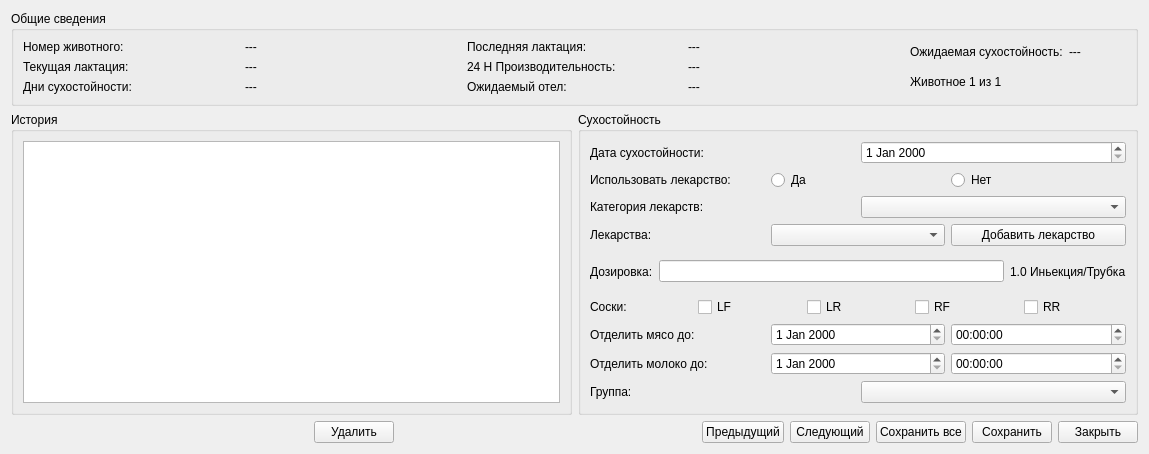
<?xml version="1.0" encoding="UTF-8"?>
<ui version="4.0">
 <class>form_dataentry_dataentry___dry_off__add</class>
 <widget class="QWidget" name="form_dataentry_dataentry___dry_off__add">
  <property name="geometry">
   <rect>
    <x>0</x>
    <y>0</y>
    <width>1149</width>
    <height>454</height>
   </rect>
  </property>
  <property name="windowTitle">
   <string>Form</string>
  </property>
  <layout class="QVBoxLayout" name="verticalLayout_2">
   <item>
    <widget class="QGroupBox" name="groupBox_3">
     <property name="title">
      <string>Общие сведения</string>
     </property>
     <layout class="QHBoxLayout" name="horizontalLayout_3">
      <item>
       <layout class="QVBoxLayout" name="verticalLayout_3">
        <item>
         <widget class="QLabel" name="label_2">
          <property name="text">
           <string>Номер животного:</string>
          </property>
         </widget>
        </item>
        <item>
         <widget class="QLabel" name="label_3">
          <property name="text">
           <string>Текущая лактация:</string>
          </property>
         </widget>
        </item>
        <item>
         <widget class="QLabel" name="label_4">
          <property name="text">
           <string>Дни сухостойности:</string>
          </property>
         </widget>
        </item>
       </layout>
      </item>
      <item>
       <layout class="QVBoxLayout" name="verticalLayout_4">
        <item>
         <widget class="QLabel" name="label_number">
          <property name="text">
           <string>---</string>
          </property>
         </widget>
        </item>
        <item>
         <widget class="QLabel" name="label_current_lactation">
          <property name="text">
           <string>---</string>
          </property>
         </widget>
        </item>
        <item>
         <widget class="QLabel" name="label_days_suhostoinost">
          <property name="text">
           <string>---</string>
          </property>
         </widget>
        </item>
       </layout>
      </item>
      <item>
       <layout class="QVBoxLayout" name="verticalLayout_5">
        <item>
         <widget class="QLabel" name="label_5">
          <property name="text">
           <string>Последняя лактация:</string>
          </property>
         </widget>
        </item>
        <item>
         <widget class="QLabel" name="label_6">
          <property name="text">
           <string>24 H Производительность:</string>
          </property>
         </widget>
        </item>
        <item>
         <widget class="QLabel" name="label_7">
          <property name="text">
           <string>Ожидаемый отел:</string>
          </property>
         </widget>
        </item>
       </layout>
      </item>
      <item>
       <layout class="QVBoxLayout" name="verticalLayout_6">
        <item>
         <widget class="QLabel" name="label_last_lactation">
          <property name="text">
           <string>---</string>
          </property>
         </widget>
        </item>
        <item>
         <widget class="QLabel" name="label_24_H_product">
          <property name="text">
           <string>---</string>
          </property>
         </widget>
        </item>
        <item>
         <widget class="QLabel" name="label_expected_calving">
          <property name="text">
           <string>---</string>
          </property>
         </widget>
        </item>
       </layout>
      </item>
      <item>
       <layout class="QVBoxLayout" name="verticalLayout_7">
        <item>
         <layout class="QHBoxLayout" name="horizontalLayout_2">
          <item>
           <widget class="QLabel" name="label_8">
            <property name="text">
             <string>Ожидаемая сухостойность:</string>
            </property>
           </widget>
          </item>
          <item>
           <widget class="QLabel" name="label_expected_calving_2">
            <property name="text">
             <string>---</string>
            </property>
           </widget>
          </item>
         </layout>
        </item>
        <item>
         <widget class="QLabel" name="label_9">
          <property name="text">
           <string>Животное 1 из 1</string>
          </property>
         </widget>
        </item>
       </layout>
      </item>
     </layout>
    </widget>
   </item>
   <item>
    <layout class="QHBoxLayout" name="horizontalLayout_12">
     <item>
      <widget class="QGroupBox" name="groupBox">
       <property name="title">
        <string>История</string>
       </property>
       <layout class="QVBoxLayout" name="verticalLayout">
        <item>
         <widget class="QTableWidget" name="tableWidget"/>
        </item>
       </layout>
      </widget>
     </item>
     <item>
      <widget class="QGroupBox" name="groupBox_2">
       <property name="title">
        <string>Сухостойность</string>
       </property>
       <layout class="QVBoxLayout" name="verticalLayout_8">
        <item>
         <layout class="QHBoxLayout" name="horizontalLayout">
          <item>
           <widget class="QLabel" name="label">
            <property name="text">
             <string>Дата сухостойности:</string>
            </property>
           </widget>
          </item>
          <item>
           <widget class="QDateEdit" name="dateEdit_dry_off"/>
          </item>
         </layout>
        </item>
        <item>
         <layout class="QHBoxLayout" name="horizontalLayout_6">
          <item>
           <widget class="QLabel" name="label_11">
            <property name="text">
             <string>Использовать лекарство:</string>
            </property>
           </widget>
          </item>
          <item>
           <widget class="QRadioButton" name="radioButton_medicine_yes">
            <property name="text">
             <string>Да</string>
            </property>
           </widget>
          </item>
          <item>
           <widget class="QRadioButton" name="radioButton_medicine_No">
            <property name="text">
             <string>Нет</string>
            </property>
           </widget>
          </item>
         </layout>
        </item>
        <item>
         <layout class="QHBoxLayout" name="horizontalLayout_4">
          <item>
           <widget class="QLabel" name="label_13">
            <property name="text">
             <string>Категория лекарств:</string>
            </property>
           </widget>
          </item>
          <item>
           <widget class="QComboBox" name="comboBox_medicine_category_2"/>
          </item>
         </layout>
        </item>
        <item>
         <layout class="QHBoxLayout" name="horizontalLayout_7">
          <item>
           <widget class="QLabel" name="label_12">
            <property name="text">
             <string>Лекарства:</string>
            </property>
           </widget>
          </item>
          <item>
           <widget class="QComboBox" name="comboBox_medicine"/>
          </item>
          <item>
           <widget class="QPushButton" name="pushButton_add_medicine">
            <property name="text">
             <string>Добавить лекарство</string>
            </property>
           </widget>
          </item>
         </layout>
        </item>
        <item>
         <layout class="QHBoxLayout" name="horizontalLayout_13">
          <item>
           <widget class="QLabel" name="label_17">
            <property name="text">
             <string>Дозировка:</string>
            </property>
           </widget>
          </item>
          <item>
           <widget class="QLineEdit" name="lineEdit_dosage"/>
          </item>
          <item>
           <widget class="QLabel" name="label_10">
            <property name="text">
             <string>1.0 Иньекция/Трубка</string>
            </property>
           </widget>
          </item>
         </layout>
        </item>
        <item>
         <layout class="QHBoxLayout" name="horizontalLayout_8">
          <item>
           <widget class="QLabel" name="label_14">
            <property name="text">
             <string>Соски:</string>
            </property>
           </widget>
          </item>
          <item>
           <widget class="QCheckBox" name="checkBox_LF">
            <property name="text">
             <string>LF</string>
            </property>
           </widget>
          </item>
          <item>
           <widget class="QCheckBox" name="checkBox_LR">
            <property name="text">
             <string>LR</string>
            </property>
           </widget>
          </item>
          <item>
           <widget class="QCheckBox" name="checkBox_RF">
            <property name="text">
             <string>RF</string>
            </property>
           </widget>
          </item>
          <item>
           <widget class="QCheckBox" name="checkBox_RR">
            <property name="text">
             <string>RR</string>
            </property>
           </widget>
          </item>
         </layout>
        </item>
        <item>
         <layout class="QHBoxLayout" name="horizontalLayout_9">
          <item>
           <widget class="QLabel" name="label_15">
            <property name="text">
             <string>Отделить мясо до:</string>
            </property>
           </widget>
          </item>
          <item>
           <widget class="QDateEdit" name="dateEdit_meat"/>
          </item>
          <item>
           <widget class="QTimeEdit" name="timeEdit_meat"/>
          </item>
         </layout>
        </item>
        <item>
         <layout class="QHBoxLayout" name="horizontalLayout_10">
          <item>
           <widget class="QLabel" name="label_16">
            <property name="text">
             <string>Отделить молоко до:</string>
            </property>
           </widget>
          </item>
          <item>
           <widget class="QDateEdit" name="dateEdit_milk"/>
          </item>
          <item>
           <widget class="QTimeEdit" name="timeEdit_milk"/>
          </item>
         </layout>
        </item>
        <item>
         <layout class="QHBoxLayout" name="horizontalLayout_11">
          <item>
           <widget class="QLabel" name="label_18">
            <property name="text">
             <string>Группа: </string>
            </property>
           </widget>
          </item>
          <item>
           <widget class="QComboBox" name="comboBox_group"/>
          </item>
         </layout>
        </item>
       </layout>
      </widget>
     </item>
    </layout>
   </item>
   <item>
    <layout class="QHBoxLayout" name="horizontalLayout_5">
     <item>
      <spacer name="horizontalSpacer">
       <property name="orientation">
        <enum>Qt::Horizontal</enum>
       </property>
       <property name="sizeHint" stdset="0">
        <size>
         <width>40</width>
         <height>20</height>
        </size>
       </property>
      </spacer>
     </item>
     <item>
      <widget class="QPushButton" name="pushButton_7">
       <property name="text">
        <string>Удалить</string>
       </property>
      </widget>
     </item>
     <item>
      <spacer name="horizontalSpacer_2">
       <property name="orientation">
        <enum>Qt::Horizontal</enum>
       </property>
       <property name="sizeHint" stdset="0">
        <size>
         <width>40</width>
         <height>20</height>
        </size>
       </property>
      </spacer>
     </item>
     <item>
      <widget class="QPushButton" name="pushButton">
       <property name="text">
        <string>Предыдущий</string>
       </property>
      </widget>
     </item>
     <item>
      <widget class="QPushButton" name="pushButton_2">
       <property name="text">
        <string>Следующий</string>
       </property>
      </widget>
     </item>
     <item>
      <widget class="QPushButton" name="pushButton_6">
       <property name="text">
        <string>Сохранить все</string>
       </property>
      </widget>
     </item>
     <item>
      <widget class="QPushButton" name="pushButton_3">
       <property name="text">
        <string>Сохранить</string>
       </property>
      </widget>
     </item>
     <item>
      <widget class="QPushButton" name="pushButton_4">
       <property name="text">
        <string>Закрыть</string>
       </property>
      </widget>
     </item>
    </layout>
   </item>
  </layout>
 </widget>
 <resources/>
 <connections/>
</ui>
